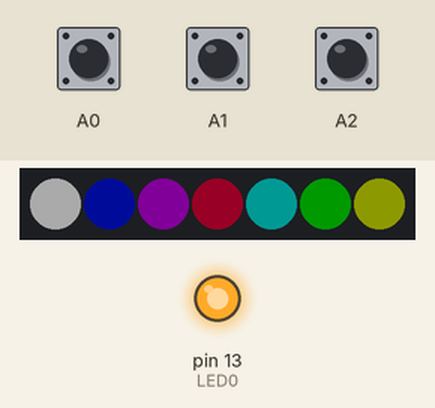
The sketch below on a simulated Arduino Leonardo, built with avr-gcc and run on an emulated ATmega32U4. Shown: 7 RGB LEDs in strip order, left to right, output pins drawn as LEDs (lit = HIGH). The inputs (shaded band) are chosen by the test bench; at power-on: A1 HIGH, A2 HIGH, A0 HIGH. Dim RGB values are drawn brighter than linear; random numbers use the default seed unless the sketch sets one.

Above: at 1.3 s.
1.4 s: A1 pulled LOW for 1 s
At 1.53 s:
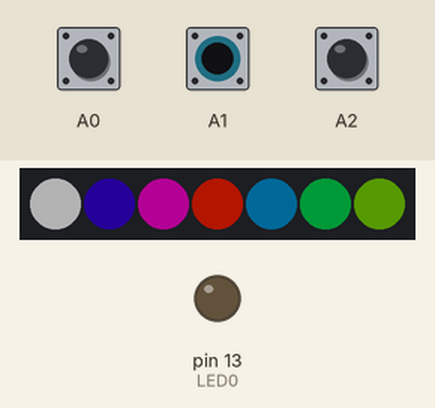
3.0 s: A2 pulled LOW for 0.15 s
At 3.06 s:
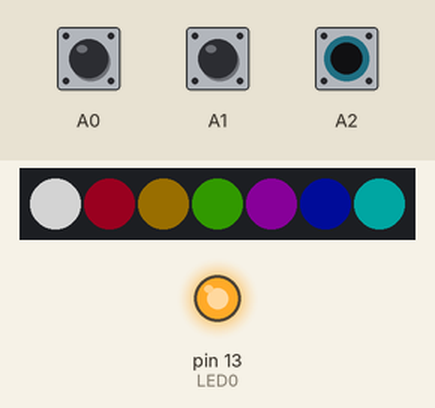
3.7 s: A0 pulled LOW for 0.15 s
At 3.96 s:
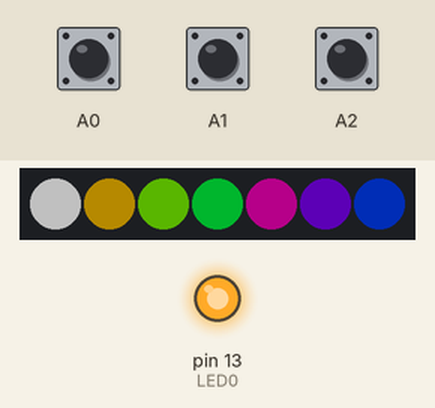
4.4 s: A0 pulled LOW for 1 s
At 4.87 s:
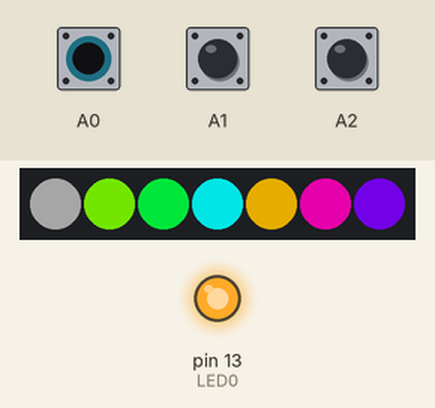
6.0 s: A2 pulled LOW for 1 s
At 6.07 s:
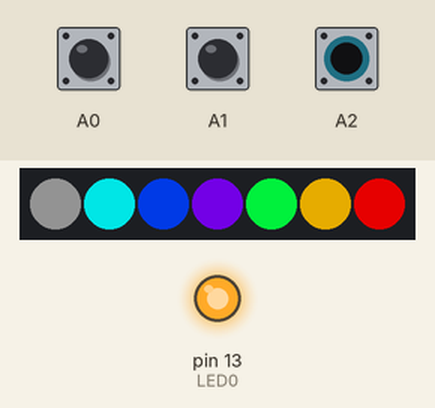
7.6 s: A1 pulled LOW for 0.15 s
At 7.91 s:
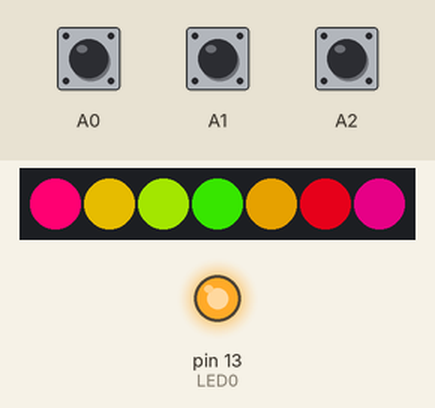
Timing chart, 0 to 11.4 s (numbered marks = the images above; inputs shaded):
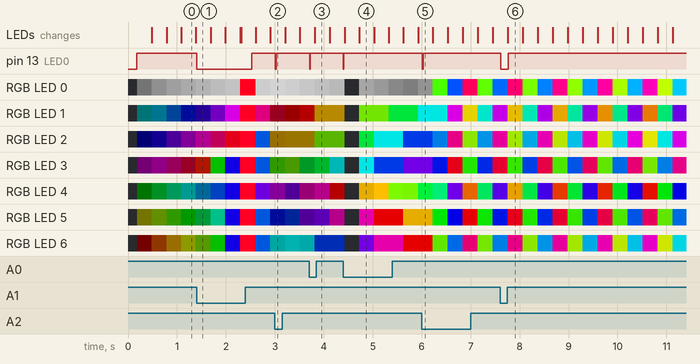

Measured:
- after the input at 1.4 s, pin 13 (LED0): HIGH → LOW at once, → HIGH 1.1 s later
- after the input at 3.0 s, pin 13 (LED0): HIGH → LOW at once, → HIGH 0.02 s later
- after the input at 3.7 s, pin 13 (LED0): HIGH → LOW at once, → HIGH 0.01 s later
- after the input at 4.4 s, pin 13 (LED0): HIGH → LOW at once, → HIGH 0.01 s later
- after the input at 6.0 s, pin 13 (LED0): HIGH → LOW at once, → HIGH 0.02 s later
- after the input at 7.6 s, pin 13 (LED0): HIGH → LOW at once, → HIGH 0.15 s later

The sketch:

KNMK-0001A_Fraduino.ino
```cpp
// (licence header left out)
/*
 * This program requires the folloing two libraries.
 * このコードを使用するためには、下記のライブラリをインストールしてください。Githubからのダウンロードがよくわからないという方は、
 * スケッチ→ライブラリをインクルード→ライブラリを管理→検索窓からライブラリ名を検索（”ADCTouch”など）→インストールがおすすめです。
 *
 * 「ADCTouch」 https://github.com/martin2250/ADCTouch
 * 「Adafruit_NeoPixel」 https://github.com/adafruit/Adafruit_NeoPixel
 *
 * ツール→ボード："Arduino Leonardo"を選択
 * ツール→シリアルポート：「USBで接続済みの萌基板のポート」（ArduinoLeonardoと表示されます）を選択
 * 「マイコンボードに書き込む」を実行するとここに書いてあるプログラムが書き込まれます。
 * ソースが汚いのでちんぷんかんぷんだと思いますが、BRT_VAL[]={ここの数字}や、BRT_RND[]＝{ここの数字}を変えたり
 * delayの値を変えてみたり、random(0,ここの数字)を変えてみるとちょっぴり挙動が変わるでしょう。
 *
 * 既知の基板上のエラー：HWB端子をプルダウンするのを忘れてしまいました。放っておいても基本的にロー状態なので無害ですが、
 * もし書き込み後に裏面LEDが高速点滅して言うことを聞かない……などが起きた場合は10kΩでGndに落とすと安定するかもしれません。
 *
 * 1.1：少し見やすく編集、機能の更新は無し。使用していないシリアル通信の初期化をコメントアウト
 */

#include <ADCTouch.h>
#include <Adafruit_NeoPixel.h>

#define LED0 13 // 通常の単色LED
#define LED1 0  // 基板上の表示に対応
#define LED2 1
#define LED3 2
#define LED4 3
#define LED5 4
#define LED6 5
#define LED7 6
#define RGBLED_NUM 7 // RGBLEDの数
#define RGBLED_PIN 6 // NeoPixel接続ピン

#define KAMI  0  //タッチ判別ID
#define MUNE  1
#define SKIRT 2

#define KAMI_P  A0 //タッチセンシングのポート設定（基板により違うので注意）
#define MUNE_P  A1
#define SKIRT_P A2

Adafruit_NeoPixel pixels(RGBLED_NUM, RGBLED_PIN, NEO_GRB + NEO_KHZ800);

uint8_t BRT_LEVEL=1;//明るさレベル0-3　起動時は1から開始
uint8_t BRT_VAL[]={10,25,65,175};//段階ごとの明るさ詳細値　お好みで変更を。
uint8_t BRT_RND[]={40,65,155,255};//ランダムで変更する値（きらきら効果）

uint8_t V_raw[RGBLED_NUM];//各LEDごとの明るさ実際の値（自動追従）
uint8_t FuryGuage=0;//0-255 お胸を触り続けると溜まる

int   T_offset[3];  //タッチセンシングの初期値
bool  T_flag[3];    //タッチセンシングフラグ

uint8_t PATTERN_MODE = 0;//点灯パターン 0-2


void setup() {
  pinMode(LED0, OUTPUT);
  digitalWrite(LED0, LOW);//ON
//  Serial.begin(19200);
  pixels.begin();

  //タッチセンシングの初期値を登録
  T_offset[KAMI] = ADCTouch.read(KAMI_P, 500);
  T_offset[MUNE] = ADCTouch.read(MUNE_P, 500);
  T_offset[SKIRT] = ADCTouch.read(SKIRT_P, 500);

  //明るさ０で初期化
  for(int i=0;i<RGBLED_NUM;i++){
    V_raw[i]=0;
  }
  digitalWrite(LED0, HIGH);//OFF
}


void loop() {
  static uint8_t cnt;//0-255
  cnt++;

    uint8_t H;//色環 0-255
    uint8_t S;//彩度
    uint8_t V;//輝度
    const int SEL[]={LED7, LED6, LED5, LED2, LED3, LED4};//処理したいLEDの並び順

    uint8_t H_tmp;
    uint8_t V_tmp;

    H = cnt;//全体のルーチンカウンタをそのまま色環に流用
    S = 255;//今回は彩度マックスなので触らない
    V = BRT_VAL[BRT_LEVEL];//設定した明るさレベルに応じた値をここで読み込み

    //羽LEDの数だけ繰り返す
    for(int i=0;i<6;i++){
      //元データが汚れてしまうので一旦tmpに値を移してから計算
      H_tmp = H;
      V_tmp = V;

      //ゲーミングモードなら勝手に一段明るくする
      if(PATTERN_MODE==2 && BRT_LEVEL<3)V = BRT_VAL[BRT_LEVEL+1];

      if(V_raw[i] > V ) V_raw[i]--;//設定値より現実の値が高ければ徐々に減算
      if(V_raw[i] < V ) V_raw[i]++;//設定値より現実の値が低ければ徐々に加算


      //光モード０、１の時だけ
      if((PATTERN_MODE==0)||(PATTERN_MODE==1)){
        //ランダムで輝度をBRT_RNDで設定した値に変更する（きらきら効果）300を減らすともっと頻度高くキラキラする
        if(random(0,300)==0){
          V_raw[i]=BRT_RND[BRT_LEVEL];//変更に使う値は明るさレベル（BRT_LEVEL）によって違う
        }
      }

      //お胸を触り続けると怒りゲージが溜まり色環が赤に振り切る
      H_tmp = max( H_tmp, (FuryGuage));
      if (240 < FuryGuage)H_tmp=250;

      //怒りゲージにより明るさ設定を無視して最大輝度になる
      V_tmp = max( V_raw[i], FuryGuage);

      //チカチカ色が変わるモード（色環を低解像度で回す）
      if(PATTERN_MODE==1){
        H_tmp = H_tmp >>5;
        H_tmp = H_tmp <<5;
      }


      //LEDに設定値を送信
      pixels.setPixelColor(SEL[i], pixels.ColorHSV(H_tmp<<8,S,V_tmp));
      //Hは本来0-65535だけれどそんなに解像度必要ないので0-255で計算。出力するときに8ビットシフトして帳尻を合わせてある


      //ゲーミングモード（色環を高速で回す）
      if(PATTERN_MODE==2){
        cnt = cnt+1;
        H = H +20;
        delay(1);

      }else{//他のモードでは

        //次のLEDのために色環を回転
        H = H + 40;//LED間の色環の進むステップ。大きいとカラフル、少ないと近い色に光る
      }

    }

    //背景LED用
    if(cnt<128)pixels.setPixelColor(0, pixels.ColorHSV(0,0,cnt));
    else pixels.setPixelColor(0, pixels.ColorHSV(0,0,255-cnt));
    if (230 < FuryGuage)pixels.setPixelColor(0, pixels.ColorHSV(-5<<8,255,255));//怒り時

    //ゲーミングモード（色環を高速で回す）
    if(PATTERN_MODE==2){
      //背景LEDを上書き
      pixels.setPixelColor(0, pixels.ColorHSV(cnt<<8,255,255));
    }


    //設定を反映
    pixels.show();


    int T_sense0 = ADCTouch.read(KAMI_P,10) -T_offset[KAMI];   //髪の毛タッチ
    int T_sense1 = ADCTouch.read(MUNE_P,10) -T_offset[MUNE];   //お胸タッチ
    int T_sense2 = ADCTouch.read(SKIRT_P,10) -T_offset[SKIRT];  //スカートタッチ


    //髪タッチ検知
    if(50 < T_sense0){
        //フラグがまだ立っていなければ以下を実行
        if(T_flag[KAMI]==0){
          digitalWrite(LED0, LOW);//ON
          if (BRT_LEVEL == 0)     BRT_LEVEL = 1;
          else if(BRT_LEVEL == 1) BRT_LEVEL = 2;
          else if(BRT_LEVEL == 2) BRT_LEVEL = 3;
          else                    BRT_LEVEL = 0;
          //明るさ変更したら即反映
          for(int i=0;i<RGBLED_NUM;i++){
            V_raw[i]=BRT_VAL[BRT_LEVEL];
          }
          //了解コール
          pixels.clear();
          pixels.show();
          delay(8);
          digitalWrite(LED0, HIGH);//OFF
        }
        T_flag[KAMI]=1;//フラグを立てることで立ち上がり時のみ実行
    }else{
        T_flag[KAMI]=0;//離したのでタッチフラグクリア
    }


    //胸タッチ検出
    if(50 < T_sense1){
      digitalWrite(LED0, LOW);//ON
      if(254<FuryGuage){//怒りがマックスになったら脈動させる
        delay(200);
        FuryGuage=200;
      }
      if((FuryGuage+6)<255) FuryGuage = FuryGuage + 5;
      if((FuryGuage)<255) FuryGuage = FuryGuage + 1;
      T_flag[MUNE]=1;
    }else{
      digitalWrite(LED0, HIGH);//OFF
      if(0<(FuryGuage-12)) FuryGuage = FuryGuage - 12;
      if(0<FuryGuage) FuryGuage = FuryGuage - 1;
      T_flag[MUNE]=0;
    }

    //スカートタッチ検出
    if(50 < T_sense2){
        //フラグがまだ立っていなければ以下を実行
        if(T_flag[SKIRT]==0){
          digitalWrite(LED0, LOW);//ON
          if (PATTERN_MODE == 0)     PATTERN_MODE = 1;
          else if(PATTERN_MODE == 1) PATTERN_MODE = 2;
          else                       PATTERN_MODE = 0;

          //了解コール
          pixels.clear();
          pixels.show();
          delay(20);
          digitalWrite(LED0, HIGH);//OFF
        }
        T_flag[SKIRT]=1;//フラグを立てることで立ち上がり時のみ実行
    }else{
        T_flag[SKIRT]=0;//離したのでタッチフラグクリア
    }

//  Serial.println(FuryGuage);

//  タッチセンシングの値を見たいとき
//  Serial.println(T_sense0);
//  Serial.println(T_sense1);
//  Serial.println(T_sense2);


    delay(15);

}
```
